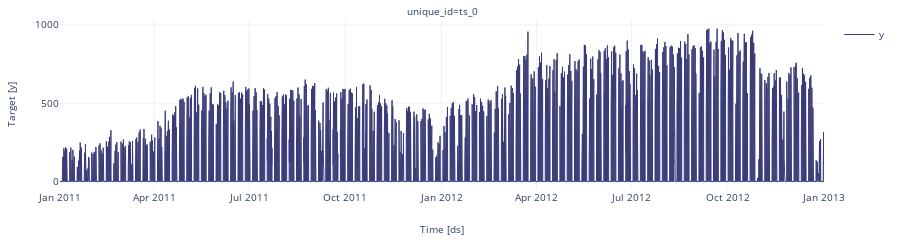

The cell this chart's notebook holds for it:
### Code cell
nixtla_client.plot(df, engine='plotly')

### Figure 1 — Plotly figure (JSON) as saved in the notebook; plotly's stock layout.template omitted (floating-point values rounded to 4 significant figures; data arrays with more than 128 entries replaced by an {"elided": "..."} marker saying what was removed)
{"data": [{"legendgroup": "y", "line": {"color": "#393b79", "width": 1}, "mode": "lines", "name": "y", "showlegend": true, "type": "scatter", "x": {"elided": "17544 str values"}, "xaxis": "x", "y": {"elided": "17544 int values"}, "yaxis": "y"}], "layout": {"annotations": [{"font": {"size": 10}, "showarrow": false, "text": "unique_id=ts_0", "x": 0.5, "xanchor": "center", "xref": "paper", "y": 1, "yanchor": "bottom", "yref": "paper"}, {"font": {"size": 10}, "showarrow": false, "text": "Time [ds]", "x": 0.5, "xanchor": "center", "xref": "paper", "y": 0, "yanchor": "top", "yref": "paper", "yshift": -30}, {"font": {"size": 10}, "showarrow": false, "text": "Target [y]", "textangle": -90, "x": 0, "xanchor": "right", "xref": "paper", "xshift": -40, "y": 0.5, "yanchor": "middle", "yref": "paper"}], "autosize": true, "font": {"size": 10}, "height": 200, "margin": {"b": 50, "l": 60, "r": 10, "t": 20}, "xaxis": {"anchor": "y", "domain": [0, 1], "showticklabels": true, "visible": true}, "yaxis": {"anchor": "x", "domain": [0, 1]}}}
